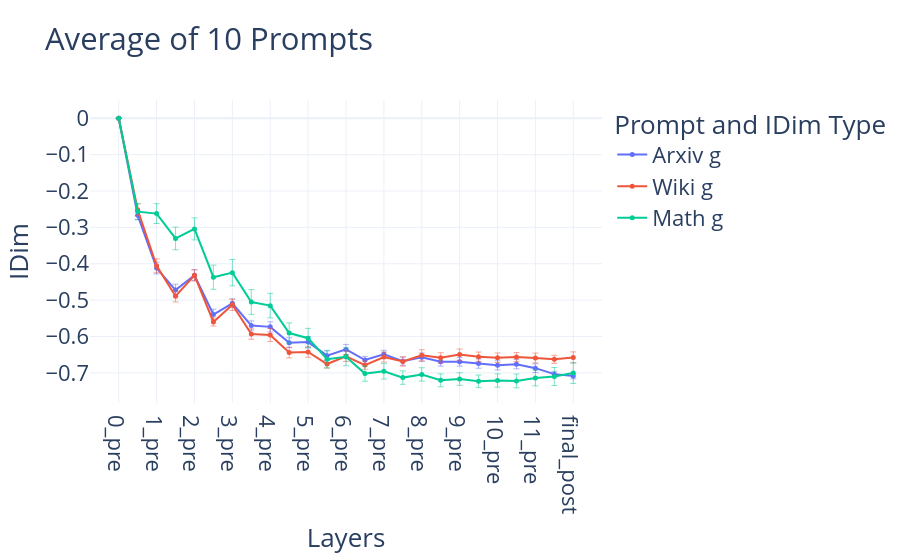

Write notebook code for a chart like this one.
### Code cell
# Initialize a Plotly Figure object
fig = go.Figure()



# Example: Get the first color


# Add the main trace: the average line with error bars
fig.add_trace(go.Scatter(
    x=labels,
    y=arxiv_g_average,
    mode='lines+markers',  # Display both the line connecting points and markers at each point
    name='Arxiv g',   # Name for the legend
    line=dict(color=colors[0], width=2), # Style the average line
    marker=dict(size=5, color=colors[0]), # Style the markers
    error_y=dict(
        type='data',       # Error bar type: 'data' means the 'array' values are the error magnitudes
        array=arxiv_g_err,   # Provide the calculated standard error values for the error bars
        visible=True,      # Make the error bars visible
        thickness=1,       # Thickness of the error bar lines
        width=3,           # Width of the e rror bar caps
        color=get_alpha_color_string(colors[0]) # Color of error bars (royalblue with some transparency)
    )
))


fig.add_trace(go.Scatter(
    x=labels,
    y=wiki_g_average,
    mode='lines+markers',  # Display both the line connecting points and markers at each point
    name='Wiki g',   # Name for the legend
    line=dict(color=colors[1], width=2), # Style the average line
    marker=dict(size=5, color=colors[1]), # Style the markers
    error_y=dict(
        type='data',       # Error bar type: 'data' means the 'array' values are the error magnitudes
        array=wiki_g_err,   # Provide the calculated standard error values for the error bars
        visible=True,      # Make the error bars visible
        thickness=1,       # Thickness of the error bar lines
        width=3,           # Width of the error bar caps
        color=get_alpha_color_string(colors[1]) # Color of error bars (royalblue with some transparency)
    )
))



fig.add_trace(go.Scatter(
    x=labels,
    y=math_g_average,
    mode='lines+markers',  # Display both the line connecting points and markers at each point
    name='Math g',   # Name for the legend
    line=dict(color=colors[2], width=2), # Style the average line
    marker=dict(size=5, color=colors[2]), # Style the markers
    error_y=dict(
        type='data',       # Error bar type: 'data' means the 'array' values are the error magnitudes
        array=math_g_err,   # Provide the calculated standard error values for the error bars
        visible=True,      # Make the error bars visible
        thickness=1,       # Thickness of the error bar lines
        width=3,           # Width of the error bar caps
        color=get_alpha_color_string(colors[2]) # Color of error bars (royalblue with some transparency)
    )
))


# --- Optional: Add the original individual lines for context (commented out by default) ---
# Uncomment the following loop if you want to see the underlying data lines.
# for i in range(num_lines):
#     fig.add_trace(go.Scatter(
#         x=x_values,
#         y=y_data[i, :],
#         mode='lines',
#         name=f'Line {i+1}',
#         line=dict(width=0.5, color='rgba(128, 128, 128, 0.4)'), # Thin, semi-transparent grey lines
#         showlegend=False # Hide these individual lines from the main legend
#     ))

# --- 4. Customize the Plot Layout ---
fig.update_layout(font=dict(size=22)) 
fig.update_layout(
    title='Average of 10 Prompts', # Plot title
    xaxis_title='Layers',                 # X-axis label
    yaxis_title='IDim',                               # Y-axis label
    legend_title='Prompt and IDim Type',                               # Title for the legend box
    hovermode='x unified',                               # Show hover info for all traces at a given x-value
    template='plotly_white',
    showlegend=True,
)

#fig.write_image('IDIM_prompt_categories.png')
# --- 5. Show the Plot ---

# Display the figure. This will typically open it in a browser window
# or display it in the output cell of a Jupyter notebook.
fig.show()

### Figure 1 — Plotly figure (JSON) as saved in the notebook; plotly's stock layout.template omitted (floating-point values rounded to 4 significant figures)
{"data": [{"error_y": {"array": [0, 0.01203, 0.01622, 0.01594, 0.01472, 0.01463, 0.01197, 0.0128, 0.01393, 0.01366, 0.0148, 0.01305, 0.01382, 0.009789, 0.01092, 0.01119, 0.01176, 0.01213, 0.01198, 0.01273, 0.01263, 0.01269, 0.01197, 0.007563, 0.00762], "color": "rgba(99, 110, 250, 0.5)", "thickness": 1, "type": "data", "visible": true, "width": 3}, "line": {"color": "#636EFA", "width": 2}, "marker": {"color": "#636EFA", "size": 5}, "mode": "lines+markers", "name": "Arxiv g", "type": "scatter", "x": ["0_pre", "0_mid", "1_pre", "1_mid", "2_pre", "2_mid", "3_pre", "3_mid", "4_pre", "4_mid", "5_pre", "5_mid", "6_pre", "6_mid", "7_pre", "7_mid", "8_pre", "8_mid", "9_pre", "9_mid", "10_pre", "10_mid", "11_pre", "11_mid", "final_post"], "y": [0, -0.2663, -0.4118, -0.4723, -0.4315, -0.5396, -0.5088, -0.5699, -0.5735, -0.6171, -0.6154, -0.6526, -0.6355, -0.6647, -0.6489, -0.668, -0.657, -0.6693, -0.6695, -0.6746, -0.6794, -0.6762, -0.687, -0.7035, -0.7089]}, {"error_y": {"array": [0, 0.01569, 0.01894, 0.01574, 0.0155, 0.01114, 0.01557, 0.01424, 0.01782, 0.01467, 0.01465, 0.01109, 0.01437, 0.01147, 0.01378, 0.01286, 0.0151, 0.01386, 0.01548, 0.01292, 0.01303, 0.01235, 0.0135, 0.01108, 0.01534], "color": "rgba(239, 85, 59, 0.5)", "thickness": 1, "type": "data", "visible": true, "width": 3}, "line": {"color": "#EF553B", "width": 2}, "marker": {"color": "#EF553B", "size": 5}, "mode": "lines+markers", "name": "Wiki g", "type": "scatter", "x": ["0_pre", "0_mid", "1_pre", "1_mid", "2_pre", "2_mid", "3_pre", "3_mid", "4_pre", "4_mid", "5_pre", "5_mid", "6_pre", "6_mid", "7_pre", "7_mid", "8_pre", "8_mid", "9_pre", "9_mid", "10_pre", "10_mid", "11_pre", "11_mid", "final_post"], "y": [0, -0.2516, -0.4056, -0.4892, -0.4319, -0.5601, -0.5129, -0.5933, -0.5961, -0.6442, -0.6425, -0.6757, -0.6545, -0.6787, -0.6566, -0.6686, -0.6514, -0.6586, -0.6498, -0.6556, -0.6584, -0.6566, -0.6591, -0.6628, -0.6576]}, {"error_y": {"array": [0, 0.02266, 0.02724, 0.03112, 0.03031, 0.03324, 0.03622, 0.03416, 0.03374, 0.02796, 0.02699, 0.02425, 0.02454, 0.02093, 0.02112, 0.01846, 0.01839, 0.01768, 0.01733, 0.01728, 0.0183, 0.01898, 0.02155, 0.02476, 0.02841], "color": "rgba(0, 204, 150, 0.5)", "thickness": 1, "type": "data", "visible": true, "width": 3}, "line": {"color": "#00CC96", "width": 2}, "marker": {"color": "#00CC96", "size": 5}, "mode": "lines+markers", "name": "Math g", "type": "scatter", "x": ["0_pre", "0_mid", "1_pre", "1_mid", "2_pre", "2_mid", "3_pre", "3_mid", "4_pre", "4_mid", "5_pre", "5_mid", "6_pre", "6_mid", "7_pre", "7_mid", "8_pre", "8_mid", "9_pre", "9_mid", "10_pre", "10_mid", "11_pre", "11_mid", "final_post"], "y": [0, -0.2567, -0.2621, -0.3305, -0.3042, -0.437, -0.4245, -0.5052, -0.5151, -0.5906, -0.6046, -0.6623, -0.6559, -0.702, -0.6957, -0.713, -0.7044, -0.7205, -0.717, -0.7234, -0.721, -0.7222, -0.714, -0.71, -0.7007]}], "layout": {"font": {"size": 22}, "hovermode": "x unified", "legend": {"title": {"text": "Prompt and IDim Type"}}, "showlegend": true, "title": {"text": "Average of 10 Prompts"}, "xaxis": {"title": {"text": "Layers"}}, "yaxis": {"title": {"text": "IDim"}}}}
